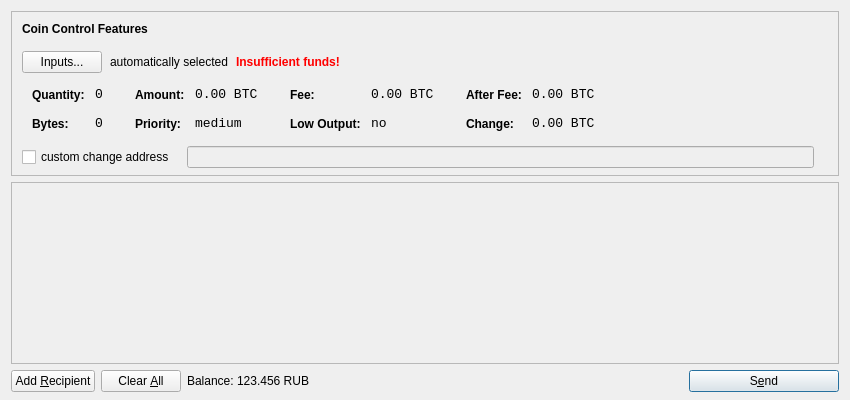
<?xml version="1.0" encoding="UTF-8"?>
<ui version="4.0">
 <class>SendCoinsDialog</class>
 <widget class="QDialog" name="SendCoinsDialog">
  <property name="geometry">
   <rect>
    <x>0</x>
    <y>0</y>
    <width>850</width>
    <height>400</height>
   </rect>
  </property>
  <property name="windowTitle">
   <string>Send Coins</string>
  </property>
  <layout class="QVBoxLayout" name="verticalLayout" stretch="0,1,0">
   <property name="bottomMargin">
    <number>8</number>
   </property>
   <item>
    <widget class="QFrame" name="frameCoinControl">
     <property name="sizePolicy">
      <sizepolicy hsizetype="Expanding" vsizetype="Expanding">
       <horstretch>0</horstretch>
       <verstretch>0</verstretch>
      </sizepolicy>
     </property>
     <property name="maximumSize">
      <size>
       <width>16777215</width>
       <height>16777215</height>
      </size>
     </property>
     <property name="frameShape">
      <enum>QFrame::StyledPanel</enum>
     </property>
     <property name="frameShadow">
      <enum>QFrame::Sunken</enum>
     </property>
     <layout class="QVBoxLayout" name="verticalLayoutCoinControl2">
      <property name="spacing">
       <number>-1</number>
      </property>
      <property name="leftMargin">
       <number>0</number>
      </property>
      <property name="topMargin">
       <number>0</number>
      </property>
      <property name="rightMargin">
       <number>0</number>
      </property>
      <property name="bottomMargin">
       <number>6</number>
      </property>
      <item>
       <layout class="QVBoxLayout" name="verticalLayoutCoinControl" stretch="0,0,0,0,1">
        <property name="spacing">
         <number>0</number>
        </property>
        <property name="leftMargin">
         <number>10</number>
        </property>
        <property name="topMargin">
         <number>10</number>
        </property>
        <item>
         <layout class="QHBoxLayout" name="horizontalLayoutCoinControl1">
          <property name="bottomMargin">
           <number>15</number>
          </property>
          <item>
           <widget class="QLabel" name="labelCoinControlFeatures">
            <property name="sizePolicy">
             <sizepolicy hsizetype="Preferred" vsizetype="Maximum">
              <horstretch>0</horstretch>
              <verstretch>0</verstretch>
             </sizepolicy>
            </property>
            <property name="font">
             <font>
              <weight>75</weight>
              <bold>true</bold>
             </font>
            </property>
            <property name="styleSheet">
             <string notr="true">font-weight:bold;</string>
            </property>
            <property name="text">
             <string>Coin Control Features</string>
            </property>
           </widget>
          </item>
         </layout>
        </item>
        <item>
         <layout class="QHBoxLayout" name="horizontalLayoutCoinControl2" stretch="0,0,0,0">
          <property name="spacing">
           <number>8</number>
          </property>
          <property name="bottomMargin">
           <number>10</number>
          </property>
          <item>
           <widget class="QPushButton" name="pushButtonCoinControl">
            <property name="styleSheet">
             <string notr="true"/>
            </property>
            <property name="text">
             <string>Inputs...</string>
            </property>
           </widget>
          </item>
          <item>
           <widget class="QLabel" name="labelCoinControlAutomaticallySelected">
            <property name="text">
             <string>automatically selected</string>
            </property>
            <property name="margin">
             <number>5</number>
            </property>
           </widget>
          </item>
          <item>
           <widget class="QLabel" name="labelCoinControlInsuffFunds">
            <property name="font">
             <font>
              <weight>75</weight>
              <bold>true</bold>
             </font>
            </property>
            <property name="styleSheet">
             <string notr="true">color:red;font-weight:bold;</string>
            </property>
            <property name="text">
             <string>Insufficient funds!</string>
            </property>
            <property name="margin">
             <number>5</number>
            </property>
           </widget>
          </item>
          <item>
           <spacer name="horizontalSpacerCoinControl">
            <property name="orientation">
             <enum>Qt::Horizontal</enum>
            </property>
            <property name="sizeHint" stdset="0">
             <size>
              <width>40</width>
              <height>1</height>
             </size>
            </property>
           </spacer>
          </item>
         </layout>
        </item>
        <item>
         <widget class="QWidget" name="widgetCoinControl" native="true">
          <property name="sizePolicy">
           <sizepolicy hsizetype="Preferred" vsizetype="Preferred">
            <horstretch>0</horstretch>
            <verstretch>0</verstretch>
           </sizepolicy>
          </property>
          <property name="minimumSize">
           <size>
            <width>0</width>
            <height>0</height>
           </size>
          </property>
          <property name="styleSheet">
           <string notr="true"/>
          </property>
          <layout class="QHBoxLayout" name="horizontalLayoutCoinControl5">
           <property name="margin">
            <number>0</number>
           </property>
           <item>
            <layout class="QHBoxLayout" name="horizontalLayoutCoinControl3" stretch="0,0,0,1">
             <property name="spacing">
              <number>20</number>
             </property>
             <property name="topMargin">
              <number>0</number>
             </property>
             <property name="bottomMargin">
              <number>10</number>
             </property>
             <item>
              <layout class="QFormLayout" name="formLayoutCoinControl1">
               <property name="horizontalSpacing">
                <number>10</number>
               </property>
               <property name="verticalSpacing">
                <number>14</number>
               </property>
               <property name="leftMargin">
                <number>10</number>
               </property>
               <property name="topMargin">
                <number>4</number>
               </property>
               <property name="rightMargin">
                <number>6</number>
               </property>
               <item row="0" column="0">
                <widget class="QLabel" name="labelCoinControlQuantityText">
                 <property name="styleSheet">
                  <string notr="true">font-weight:bold;</string>
                 </property>
                 <property name="text">
                  <string>Quantity:</string>
                 </property>
                 <property name="margin">
                  <number>0</number>
                 </property>
                </widget>
               </item>
               <item row="0" column="1">
                <widget class="QLabel" name="labelCoinControlQuantity">
                 <property name="font">
                  <font>
                   <family>Monospace</family>
                   <pointsize>10</pointsize>
                  </font>
                 </property>
                 <property name="cursor">
                  <cursorShape>IBeamCursor</cursorShape>
                 </property>
                 <property name="contextMenuPolicy">
                  <enum>Qt::ActionsContextMenu</enum>
                 </property>
                 <property name="text">
                  <string notr="true">0</string>
                 </property>
                 <property name="margin">
                  <number>0</number>
                 </property>
                 <property name="textInteractionFlags">
                  <set>Qt::LinksAccessibleByMouse|Qt::TextSelectableByKeyboard|Qt::TextSelectableByMouse</set>
                 </property>
                </widget>
               </item>
               <item row="1" column="0">
                <widget class="QLabel" name="labelCoinControlBytesText">
                 <property name="styleSheet">
                  <string notr="true">font-weight:bold;</string>
                 </property>
                 <property name="text">
                  <string>Bytes:</string>
                 </property>
                </widget>
               </item>
               <item row="1" column="1">
                <widget class="QLabel" name="labelCoinControlBytes">
                 <property name="font">
                  <font>
                   <family>Monospace</family>
                   <pointsize>10</pointsize>
                  </font>
                 </property>
                 <property name="cursor">
                  <cursorShape>IBeamCursor</cursorShape>
                 </property>
                 <property name="contextMenuPolicy">
                  <enum>Qt::ActionsContextMenu</enum>
                 </property>
                 <property name="text">
                  <string notr="true">0</string>
                 </property>
                 <property name="textInteractionFlags">
                  <set>Qt::LinksAccessibleByMouse|Qt::TextSelectableByKeyboard|Qt::TextSelectableByMouse</set>
                 </property>
                </widget>
               </item>
              </layout>
             </item>
             <item>
              <layout class="QFormLayout" name="formLayoutCoinControl2">
               <property name="horizontalSpacing">
                <number>10</number>
               </property>
               <property name="verticalSpacing">
                <number>14</number>
               </property>
               <property name="leftMargin">
                <number>6</number>
               </property>
               <property name="topMargin">
                <number>4</number>
               </property>
               <property name="rightMargin">
                <number>6</number>
               </property>
               <item row="0" column="0">
                <widget class="QLabel" name="labelCoinControlAmountText">
                 <property name="styleSheet">
                  <string notr="true">font-weight:bold;</string>
                 </property>
                 <property name="text">
                  <string>Amount:</string>
                 </property>
                 <property name="margin">
                  <number>0</number>
                 </property>
                </widget>
               </item>
               <item row="0" column="1">
                <widget class="QLabel" name="labelCoinControlAmount">
                 <property name="font">
                  <font>
                   <family>Monospace</family>
                   <pointsize>10</pointsize>
                  </font>
                 </property>
                 <property name="cursor">
                  <cursorShape>IBeamCursor</cursorShape>
                 </property>
                 <property name="contextMenuPolicy">
                  <enum>Qt::ActionsContextMenu</enum>
                 </property>
                 <property name="text">
                  <string notr="true">0.00 BTC</string>
                 </property>
                 <property name="textInteractionFlags">
                  <set>Qt::LinksAccessibleByMouse|Qt::TextSelectableByKeyboard|Qt::TextSelectableByMouse</set>
                 </property>
                </widget>
               </item>
               <item row="1" column="0">
                <widget class="QLabel" name="labelCoinControlPriorityText">
                 <property name="styleSheet">
                  <string notr="true">font-weight:bold;</string>
                 </property>
                 <property name="text">
                  <string>Priority:</string>
                 </property>
                </widget>
               </item>
               <item row="1" column="1">
                <widget class="QLabel" name="labelCoinControlPriority">
                 <property name="font">
                  <font>
                   <family>Monospace</family>
                   <pointsize>10</pointsize>
                  </font>
                 </property>
                 <property name="cursor">
                  <cursorShape>IBeamCursor</cursorShape>
                 </property>
                 <property name="contextMenuPolicy">
                  <enum>Qt::ActionsContextMenu</enum>
                 </property>
                 <property name="text">
                  <string>medium</string>
                 </property>
                 <property name="textInteractionFlags">
                  <set>Qt::LinksAccessibleByMouse|Qt::TextSelectableByKeyboard|Qt::TextSelectableByMouse</set>
                 </property>
                </widget>
               </item>
              </layout>
             </item>
             <item>
              <layout class="QFormLayout" name="formLayoutCoinControl3">
               <property name="horizontalSpacing">
                <number>10</number>
               </property>
               <property name="verticalSpacing">
                <number>14</number>
               </property>
               <property name="leftMargin">
                <number>6</number>
               </property>
               <property name="topMargin">
                <number>4</number>
               </property>
               <property name="rightMargin">
                <number>6</number>
               </property>
               <item row="0" column="0">
                <widget class="QLabel" name="labelCoinControlFeeText">
                 <property name="styleSheet">
                  <string notr="true">font-weight:bold;</string>
                 </property>
                 <property name="text">
                  <string>Fee:</string>
                 </property>
                 <property name="margin">
                  <number>0</number>
                 </property>
                </widget>
               </item>
               <item row="0" column="1">
                <widget class="QLabel" name="labelCoinControlFee">
                 <property name="font">
                  <font>
                   <family>Monospace</family>
                   <pointsize>10</pointsize>
                  </font>
                 </property>
                 <property name="cursor">
                  <cursorShape>IBeamCursor</cursorShape>
                 </property>
                 <property name="contextMenuPolicy">
                  <enum>Qt::ActionsContextMenu</enum>
                 </property>
                 <property name="text">
                  <string notr="true">0.00 BTC</string>
                 </property>
                 <property name="textInteractionFlags">
                  <set>Qt::LinksAccessibleByMouse|Qt::TextSelectableByKeyboard|Qt::TextSelectableByMouse</set>
                 </property>
                </widget>
               </item>
               <item row="1" column="0">
                <widget class="QLabel" name="labelCoinControlLowOutputText">
                 <property name="styleSheet">
                  <string notr="true">font-weight:bold;</string>
                 </property>
                 <property name="text">
                  <string>Low Output:</string>
                 </property>
                </widget>
               </item>
               <item row="1" column="1">
                <widget class="QLabel" name="labelCoinControlLowOutput">
                 <property name="font">
                  <font>
                   <family>Monospace</family>
                   <pointsize>10</pointsize>
                  </font>
                 </property>
                 <property name="cursor">
                  <cursorShape>IBeamCursor</cursorShape>
                 </property>
                 <property name="contextMenuPolicy">
                  <enum>Qt::ActionsContextMenu</enum>
                 </property>
                 <property name="text">
                  <string>no</string>
                 </property>
                 <property name="textInteractionFlags">
                  <set>Qt::LinksAccessibleByMouse|Qt::TextSelectableByKeyboard|Qt::TextSelectableByMouse</set>
                 </property>
                </widget>
               </item>
              </layout>
             </item>
             <item>
              <layout class="QFormLayout" name="formLayoutCoinControl4">
               <property name="horizontalSpacing">
                <number>10</number>
               </property>
               <property name="verticalSpacing">
                <number>14</number>
               </property>
               <property name="leftMargin">
                <number>6</number>
               </property>
               <property name="topMargin">
                <number>4</number>
               </property>
               <property name="rightMargin">
                <number>6</number>
               </property>
               <item row="0" column="0">
                <widget class="QLabel" name="labelCoinControlAfterFeeText">
                 <property name="styleSheet">
                  <string notr="true">font-weight:bold;</string>
                 </property>
                 <property name="text">
                  <string>After Fee:</string>
                 </property>
                 <property name="margin">
                  <number>0</number>
                 </property>
                </widget>
               </item>
               <item row="0" column="1">
                <widget class="QLabel" name="labelCoinControlAfterFee">
                 <property name="font">
                  <font>
                   <family>Monospace</family>
                   <pointsize>10</pointsize>
                  </font>
                 </property>
                 <property name="cursor">
                  <cursorShape>IBeamCursor</cursorShape>
                 </property>
                 <property name="contextMenuPolicy">
                  <enum>Qt::ActionsContextMenu</enum>
                 </property>
                 <property name="text">
                  <string notr="true">0.00 BTC</string>
                 </property>
                 <property name="textInteractionFlags">
                  <set>Qt::LinksAccessibleByMouse|Qt::TextSelectableByKeyboard|Qt::TextSelectableByMouse</set>
                 </property>
                </widget>
               </item>
               <item row="1" column="0">
                <widget class="QLabel" name="labelCoinControlChangeText">
                 <property name="styleSheet">
                  <string notr="true">font-weight:bold;</string>
                 </property>
                 <property name="text">
                  <string>Change:</string>
                 </property>
                </widget>
               </item>
               <item row="1" column="1">
                <widget class="QLabel" name="labelCoinControlChange">
                 <property name="font">
                  <font>
                   <family>Monospace</family>
                   <pointsize>10</pointsize>
                  </font>
                 </property>
                 <property name="cursor">
                  <cursorShape>IBeamCursor</cursorShape>
                 </property>
                 <property name="contextMenuPolicy">
                  <enum>Qt::ActionsContextMenu</enum>
                 </property>
                 <property name="text">
                  <string notr="true">0.00 BTC</string>
                 </property>
                 <property name="textInteractionFlags">
                  <set>Qt::LinksAccessibleByMouse|Qt::TextSelectableByKeyboard|Qt::TextSelectableByMouse</set>
                 </property>
                </widget>
               </item>
              </layout>
             </item>
            </layout>
           </item>
          </layout>
         </widget>
        </item>
        <item>
         <layout class="QHBoxLayout" name="horizontalLayoutCoinControl4" stretch="0,0,0">
          <property name="spacing">
           <number>12</number>
          </property>
          <property name="sizeConstraint">
           <enum>QLayout::SetDefaultConstraint</enum>
          </property>
          <property name="topMargin">
           <number>5</number>
          </property>
          <property name="rightMargin">
           <number>5</number>
          </property>
          <item>
           <widget class="QCheckBox" name="checkBoxCoinControlChange">
            <property name="text">
             <string>custom change address</string>
            </property>
           </widget>
          </item>
          <item>
           <widget class="QLineEdit" name="lineEditCoinControlChange">
            <property name="enabled">
             <bool>false</bool>
            </property>
            <property name="sizePolicy">
             <sizepolicy hsizetype="Expanding" vsizetype="Fixed">
              <horstretch>0</horstretch>
              <verstretch>0</verstretch>
             </sizepolicy>
            </property>
           </widget>
          </item>
          <item>
           <widget class="QLabel" name="labelCoinControlChangeLabel">
            <property name="sizePolicy">
             <sizepolicy hsizetype="Preferred" vsizetype="Expanding">
              <horstretch>0</horstretch>
              <verstretch>0</verstretch>
             </sizepolicy>
            </property>
            <property name="minimumSize">
             <size>
              <width>0</width>
              <height>0</height>
             </size>
            </property>
            <property name="text">
             <string/>
            </property>
            <property name="margin">
             <number>3</number>
            </property>
           </widget>
          </item>
         </layout>
        </item>
        <item>
         <spacer name="verticalSpacerCoinControl">
          <property name="orientation">
           <enum>Qt::Vertical</enum>
          </property>
          <property name="sizeHint" stdset="0">
           <size>
            <width>800</width>
            <height>1</height>
           </size>
          </property>
         </spacer>
        </item>
       </layout>
      </item>
     </layout>
    </widget>
   </item>
   <item>
    <widget class="QScrollArea" name="scrollArea">
     <property name="widgetResizable">
      <bool>true</bool>
     </property>
     <widget class="QWidget" name="scrollAreaWidgetContents">
      <property name="geometry">
       <rect>
        <x>0</x>
        <y>0</y>
        <width>830</width>
        <height>165</height>
       </rect>
      </property>
      <layout class="QVBoxLayout" name="verticalLayout_2">
       <property name="margin">
        <number>0</number>
       </property>
       <item>
        <layout class="QVBoxLayout" name="entries">
         <property name="spacing">
          <number>6</number>
         </property>
        </layout>
       </item>
       <item>
        <spacer name="verticalSpacer">
         <property name="orientation">
          <enum>Qt::Vertical</enum>
         </property>
         <property name="sizeHint" stdset="0">
          <size>
           <width>20</width>
           <height>40</height>
          </size>
         </property>
        </spacer>
       </item>
      </layout>
     </widget>
    </widget>
   </item>
   <item>
    <layout class="QHBoxLayout" name="horizontalLayout">
     <item>
      <widget class="QPushButton" name="addButton">
       <property name="toolTip">
        <string>Send to multiple recipients at once</string>
       </property>
       <property name="text">
        <string>Add &amp;Recipient</string>
       </property>
       <property name="icon">
        <iconset resource="../bitcoin.qrc">
         <normaloff>:/icons/add</normaloff>:/icons/add</iconset>
       </property>
       <property name="autoDefault">
        <bool>false</bool>
       </property>
      </widget>
     </item>
     <item>
      <widget class="QPushButton" name="clearButton">
       <property name="sizePolicy">
        <sizepolicy hsizetype="Minimum" vsizetype="Fixed">
         <horstretch>0</horstretch>
         <verstretch>0</verstretch>
        </sizepolicy>
       </property>
       <property name="toolTip">
        <string>Remove all transaction fields</string>
       </property>
       <property name="text">
        <string>Clear &amp;All</string>
       </property>
       <property name="icon">
        <iconset resource="../bitcoin.qrc">
         <normaloff>:/icons/remove</normaloff>:/icons/remove</iconset>
       </property>
       <property name="autoRepeatDelay">
        <number>300</number>
       </property>
       <property name="autoDefault">
        <bool>false</bool>
       </property>
      </widget>
     </item>
     <item>
      <layout class="QHBoxLayout" name="horizontalLayout_2">
       <property name="spacing">
        <number>3</number>
       </property>
       <item>
        <widget class="QLabel" name="label">
         <property name="text">
          <string>Balance:</string>
         </property>
        </widget>
       </item>
       <item>
        <widget class="QLabel" name="labelBalance">
         <property name="cursor">
          <cursorShape>IBeamCursor</cursorShape>
         </property>
         <property name="text">
          <string>123.456 RUB</string>
         </property>
         <property name="textInteractionFlags">
          <set>Qt::LinksAccessibleByMouse|Qt::TextSelectableByKeyboard|Qt::TextSelectableByMouse</set>
         </property>
        </widget>
       </item>
      </layout>
     </item>
     <item>
      <spacer name="horizontalSpacer">
       <property name="orientation">
        <enum>Qt::Horizontal</enum>
       </property>
       <property name="sizeHint" stdset="0">
        <size>
         <width>40</width>
         <height>20</height>
        </size>
       </property>
      </spacer>
     </item>
     <item>
      <widget class="QPushButton" name="sendButton">
       <property name="minimumSize">
        <size>
         <width>150</width>
         <height>0</height>
        </size>
       </property>
       <property name="toolTip">
        <string>Confirm the send action</string>
       </property>
       <property name="text">
        <string>S&amp;end</string>
       </property>
       <property name="icon">
        <iconset resource="../bitcoin.qrc">
         <normaloff>:/icons/send</normaloff>:/icons/send</iconset>
       </property>
       <property name="default">
        <bool>true</bool>
       </property>
      </widget>
     </item>
    </layout>
   </item>
  </layout>
 </widget>
 <resources>
  <include location="../bitcoin.qrc"/>
 </resources>
 <connections/>
</ui>
